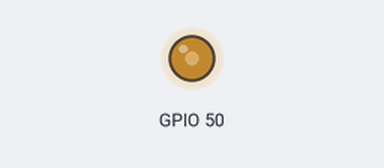
The sketch below on a simulated ESP32. Shown: output pins drawn as LEDs (lit = HIGH).

Above: at 0.1 s.
Timing chart, 0 to 1.6 s (numbered marks = the images above):
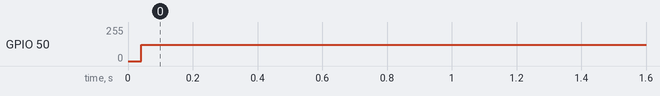

Measured:
- by itself, GPIO 50: 0/255 → 121/255 at 0.04 s

The sketch:

Direct_DAC_Output_Using_Timer_Interrupts.ino
```cpp
#include <Arduino.h>
#include <driver/dac.h>

const int DAC_PIN = DAC1;            // DAC1 (GPIO 25) for ESP32
const float frequency = 60000.0;     // Target frequency of the sine wave (60 kHz)
const int sampleRate = 1000000;      // Desired sample rate in Hz (1 MHz for smoother wave)

hw_timer_t *timer = NULL;            // Hardware timer
volatile unsigned long sampleIndex = 0;

void IRAM_ATTR onTimer() {
  // Calculate the phase angle for the current sample
  float angle = 2 * PI * frequency * sampleIndex / sampleRate;

  // Compute sine value, scale it to 8-bit DAC range (0-255), and offset to positive
  uint8_t dacValue = (sin(angle) + 1) * 127.5;

  // Output the sine value to DAC
  dac_output_voltage(DAC_PIN, dacValue);

  // Increment the sample index
  sampleIndex++;
}

void setup() {
  // Initialize DAC on the specified pin
  dac_output_enable(DAC_PIN);

  // Initialize the hardware timer with a frequency that matches the sample rate
  timer = timerBegin(0, 80, true);                      // Use timer 0, prescaler 80 (80 MHz / 80 = 1 MHz base frequency)
  timerAttachInterrupt(timer, &onTimer, true);          // Attach onTimer function to timer interrupt
  timerAlarmWrite(timer, (1000000 / sampleRate), true); // Set alarm interval to achieve the desired sample rate
  timerAlarmEnable(timer);                              // Enable the timer alarm to trigger interrupts
}

void loop() {
  // Nothing required in loop; the timer interrupt handles waveform generation
}
```
